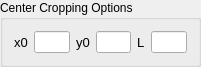
       <widget class="QGroupBox" name="CenterOptions">
        <property name="geometry">
         <rect>
          <x>250</x>
          <y>480</y>
          <width>201</width>
          <height>58</height>
         </rect>
        </property>
        <property name="toolTip">
         <string>&lt;html&gt;&lt;head/&gt;&lt;body&gt;&lt;p&gt;Options for center-based cropping.&lt;/p&gt;&lt;/body&gt;&lt;/html&gt;</string>
        </property>
        <property name="styleSheet">
         <string notr="true">QGroupBox:disabled {
    color: rgba(255,255,255,0.5);
    border-color: rgba(255,255,255,0.3);
}
</string>
        </property>
        <property name="title">
         <string>Center Cropping Options</string>
        </property>
        <layout class="QHBoxLayout" name="horizontalLayout_5">
         <item>
          <widget class="QLabel" name="x0Label">
           <property name="font">
            <font>
             <pointsize>10</pointsize>
            </font>
           </property>
           <property name="toolTip">
            <string>&lt;html&gt;&lt;head/&gt;&lt;body&gt;&lt;p&gt;Horizontal cooridnate of the center pixel.&lt;/p&gt;&lt;/body&gt;&lt;/html&gt;</string>
           </property>
           <property name="styleSheet">
            <string notr="true">QLabel:disabled {
    color: rgba(255,255,255,0.5);
    border-color: rgba(255,255,255,0.3);
}
</string>
           </property>
           <property name="text">
            <string>x0</string>
           </property>
          </widget>
         </item>
         <item>
          <widget class="QLineEdit" name="x0">
           <property name="toolTip">
            <string>&lt;html&gt;&lt;head/&gt;&lt;body&gt;&lt;p&gt;Horizontal cooridnate of the center pixel.&lt;/p&gt;&lt;/body&gt;&lt;/html&gt;</string>
           </property>
           <property name="styleSheet">
            <string notr="true">QLineEdit:disabled {
    color: rgba(255,255,255,0.5);
    border-color: rgba(255,255,255,0.3);
}
</string>
           </property>
          </widget>
         </item>
         <item>
          <widget class="QLabel" name="y0Label">
           <property name="font">
            <font>
             <pointsize>10</pointsize>
            </font>
           </property>
           <property name="toolTip">
            <string>&lt;html&gt;&lt;head/&gt;&lt;body&gt;&lt;p&gt;Vertical cooridnate of the center pixel.&lt;/p&gt;&lt;/body&gt;&lt;/html&gt;</string>
           </property>
           <property name="styleSheet">
            <string notr="true">QLabel:disabled {
    color: rgba(255,255,255,0.5);
    border-color: rgba(255,255,255,0.3);
}
</string>
           </property>
           <property name="text">
            <string>y0</string>
           </property>
          </widget>
         </item>
         <item>
          <widget class="QLineEdit" name="y0">
           <property name="toolTip">
            <string>&lt;html&gt;&lt;head/&gt;&lt;body&gt;&lt;p&gt;Vertical cooridnate of the center pixel.&lt;/p&gt;&lt;/body&gt;&lt;/html&gt;</string>
           </property>
           <property name="styleSheet">
            <string notr="true">QLineEdit:disabled {
    color: rgba(255,255,255,0.5);
    border-color: rgba(255,255,255,0.3);
}
</string>
           </property>
          </widget>
         </item>
         <item>
          <widget class="QLabel" name="SquareSizeLabel">
           <property name="font">
            <font>
             <pointsize>10</pointsize>
            </font>
           </property>
           <property name="toolTip">
            <string>&lt;html&gt;&lt;head/&gt;&lt;body&gt;&lt;p&gt;Size of the square (in pixels).&lt;/p&gt;&lt;/body&gt;&lt;/html&gt;</string>
           </property>
           <property name="styleSheet">
            <string notr="true">QLabel:disabled {
    color: rgba(255,255,255,0.5);
    border-color: rgba(255,255,255,0.3);
}
</string>
           </property>
           <property name="text">
            <string>L</string>
           </property>
          </widget>
         </item>
         <item>
          <widget class="QLineEdit" name="SquareSize">
           <property name="toolTip">
            <string>&lt;html&gt;&lt;head/&gt;&lt;body&gt;&lt;p&gt;Size of the square (in pixels).&lt;/p&gt;&lt;/body&gt;&lt;/html&gt;</string>
           </property>
           <property name="styleSheet">
            <string notr="true">QLineEdit:disabled {
    color: rgba(255,255,255,0.5);
    border-color: rgba(255,255,255,0.3);
}
</string>
           </property>
          </widget>
         </item>
        </layout>
       </widget>
